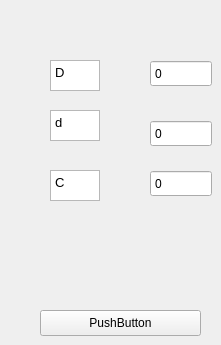
    <widget class="QWidget" name="Open_Belt">
     <widget class="QTextBrowser" name="htext_6">
      <property name="geometry">
       <rect>
        <x>50</x>
        <y>60</y>
        <width>50</width>
        <height>31</height>
       </rect>
      </property>
      <property name="styleSheet">
       <string notr="true">&lt;!DOCTYPE html&gt;
&lt;html lang=&quot;en&quot;&gt;
&lt;head&gt;
    &lt;meta charset=&quot;UTF-8&quot;&gt;
    &lt;meta name=&quot;viewport&quot; content=&quot;width=device-width, initial-scale=1.0&quot;&gt;
    &lt;title&gt;Styled Spinbox Example&lt;/title&gt;
    &lt;style&gt;
        body {
            font-family: Arial, sans-serif;
            background-color: #f4f4f4;
            display: flex;
            justify-content: center;
            align-items: center;
            height: 100vh;
        }
        .spinbox-container {
            display: flex;
            align-items: center;
            background-color: #ffffff;
            border: 2px solid #007bff;
            border-radius: 5px;
            overflow: hidden;
        }
        input[type=&quot;number&quot;] {
            width: 60px;
            border: none;
            text-align: center;
            padding: 10px;
            font-size: 16px;
        }
        button {
            background-color: #007bff;
            color: white;
            border: none;
            padding: 10px 15px;
            cursor: pointer;
        }
        button:hover {
            background-color: #0056b3;
        }
    &lt;/style&gt;
&lt;/head&gt;
&lt;body&gt;
    &lt;div class=&quot;spinbox-container&quot;&gt;
        &lt;button onclick=&quot;decrement()&quot;&gt;-&lt;/button&gt;
        &lt;input type=&quot;number&quot; id=&quot;spinbox&quot; value=&quot;0&quot; min=&quot;0&quot; max=&quot;100&quot; step=&quot;1&quot;&gt;
        &lt;button onclick=&quot;increment()&quot;&gt;+&lt;/button&gt;
    &lt;/div&gt;

    &lt;script&gt;
        function increment() {
            const spinbox = document.getElementById('spinbox');
            let value = parseInt(spinbox.value);
            if (value &lt; 100) {
                spinbox.value = value + 1;
            }
        }

        function decrement() {
            const spinbox = document.getElementById('spinbox');
            let value = parseInt(spinbox.value);
            if (value &gt; 0) {
                spinbox.value = value - 1;
            }
        }
    &lt;/script&gt;
&lt;/body&gt;
&lt;/html&gt;
</string>
      </property>
      <property name="html">
       <string>&lt;!DOCTYPE HTML PUBLIC &quot;-//W3C//DTD HTML 4.0//EN&quot; &quot;http://www.w3.org/TR/REC-html40/strict.dtd&quot;&gt;
&lt;html&gt;&lt;head&gt;&lt;meta name=&quot;qrichtext&quot; content=&quot;1&quot; /&gt;&lt;style type=&quot;text/css&quot;&gt;
p, li { white-space: pre-wrap; }
&lt;/style&gt;&lt;/head&gt;&lt;body style=&quot; font-family:'Ubuntu'; font-size:10pt; font-weight:400; font-style:normal;&quot;&gt;
&lt;p style=&quot; margin-top:0px; margin-bottom:0px; margin-left:0px; margin-right:0px; -qt-block-indent:0; text-indent:0px;&quot;&gt;D&lt;/p&gt;&lt;/body&gt;&lt;/html&gt;</string>
      </property>
     </widget>
     <widget class="QTextBrowser" name="htext_7">
      <property name="geometry">
       <rect>
        <x>50</x>
        <y>110</y>
        <width>50</width>
        <height>31</height>
       </rect>
      </property>
      <property name="styleSheet">
       <string notr="true">&lt;!DOCTYPE html&gt;
&lt;html lang=&quot;en&quot;&gt;
&lt;head&gt;
    &lt;meta charset=&quot;UTF-8&quot;&gt;
    &lt;meta name=&quot;viewport&quot; content=&quot;width=device-width, initial-scale=1.0&quot;&gt;
    &lt;title&gt;Styled Spinbox Example&lt;/title&gt;
    &lt;style&gt;
        body {
            font-family: Arial, sans-serif;
            background-color: #f4f4f4;
            display: flex;
            justify-content: center;
            align-items: center;
            height: 100vh;
        }
        .spinbox-container {
            display: flex;
            align-items: center;
            background-color: #ffffff;
            border: 2px solid #007bff;
            border-radius: 5px;
            overflow: hidden;
        }
        input[type=&quot;number&quot;] {
            width: 60px;
            border: none;
            text-align: center;
            padding: 10px;
            font-size: 16px;
        }
        button {
            background-color: #007bff;
            color: white;
            border: none;
            padding: 10px 15px;
            cursor: pointer;
        }
        button:hover {
            background-color: #0056b3;
        }
    &lt;/style&gt;
&lt;/head&gt;
&lt;body&gt;
    &lt;div class=&quot;spinbox-container&quot;&gt;
        &lt;button onclick=&quot;decrement()&quot;&gt;-&lt;/button&gt;
        &lt;input type=&quot;number&quot; id=&quot;spinbox&quot; value=&quot;0&quot; min=&quot;0&quot; max=&quot;100&quot; step=&quot;1&quot;&gt;
        &lt;button onclick=&quot;increment()&quot;&gt;+&lt;/button&gt;
    &lt;/div&gt;

    &lt;script&gt;
        function increment() {
            const spinbox = document.getElementById('spinbox');
            let value = parseInt(spinbox.value);
            if (value &lt; 100) {
                spinbox.value = value + 1;
            }
        }

        function decrement() {
            const spinbox = document.getElementById('spinbox');
            let value = parseInt(spinbox.value);
            if (value &gt; 0) {
                spinbox.value = value - 1;
            }
        }
    &lt;/script&gt;
&lt;/body&gt;
&lt;/html&gt;
</string>
      </property>
      <property name="html">
       <string>&lt;!DOCTYPE HTML PUBLIC &quot;-//W3C//DTD HTML 4.0//EN&quot; &quot;http://www.w3.org/TR/REC-html40/strict.dtd&quot;&gt;
&lt;html&gt;&lt;head&gt;&lt;meta name=&quot;qrichtext&quot; content=&quot;1&quot; /&gt;&lt;style type=&quot;text/css&quot;&gt;
p, li { white-space: pre-wrap; }
&lt;/style&gt;&lt;/head&gt;&lt;body style=&quot; font-family:'Ubuntu'; font-size:10pt; font-weight:400; font-style:normal;&quot;&gt;
&lt;p style=&quot; margin-top:0px; margin-bottom:0px; margin-left:0px; margin-right:0px; -qt-block-indent:0; text-indent:0px;&quot;&gt;d&lt;/p&gt;&lt;/body&gt;&lt;/html&gt;</string>
      </property>
     </widget>
     <widget class="QTextBrowser" name="htext_8">
      <property name="geometry">
       <rect>
        <x>50</x>
        <y>170</y>
        <width>50</width>
        <height>31</height>
       </rect>
      </property>
      <property name="styleSheet">
       <string notr="true">&lt;!DOCTYPE html&gt;
&lt;html lang=&quot;en&quot;&gt;
&lt;head&gt;
    &lt;meta charset=&quot;UTF-8&quot;&gt;
    &lt;meta name=&quot;viewport&quot; content=&quot;width=device-width, initial-scale=1.0&quot;&gt;
    &lt;title&gt;Styled Spinbox Example&lt;/title&gt;
    &lt;style&gt;
        body {
            font-family: Arial, sans-serif;
            background-color: #f4f4f4;
            display: flex;
            justify-content: center;
            align-items: center;
            height: 100vh;
        }
        .spinbox-container {
            display: flex;
            align-items: center;
            background-color: #ffffff;
            border: 2px solid #007bff;
            border-radius: 5px;
            overflow: hidden;
        }
        input[type=&quot;number&quot;] {
            width: 60px;
            border: none;
            text-align: center;
            padding: 10px;
            font-size: 16px;
        }
        button {
            background-color: #007bff;
            color: white;
            border: none;
            padding: 10px 15px;
            cursor: pointer;
        }
        button:hover {
            background-color: #0056b3;
        }
    &lt;/style&gt;
&lt;/head&gt;
&lt;body&gt;
    &lt;div class=&quot;spinbox-container&quot;&gt;
        &lt;button onclick=&quot;decrement()&quot;&gt;-&lt;/button&gt;
        &lt;input type=&quot;number&quot; id=&quot;spinbox&quot; value=&quot;0&quot; min=&quot;0&quot; max=&quot;100&quot; step=&quot;1&quot;&gt;
        &lt;button onclick=&quot;increment()&quot;&gt;+&lt;/button&gt;
    &lt;/div&gt;

    &lt;script&gt;
        function increment() {
            const spinbox = document.getElementById('spinbox');
            let value = parseInt(spinbox.value);
            if (value &lt; 100) {
                spinbox.value = value + 1;
            }
        }

        function decrement() {
            const spinbox = document.getElementById('spinbox');
            let value = parseInt(spinbox.value);
            if (value &gt; 0) {
                spinbox.value = value - 1;
            }
        }
    &lt;/script&gt;
&lt;/body&gt;
&lt;/html&gt;
</string>
      </property>
      <property name="html">
       <string>&lt;!DOCTYPE HTML PUBLIC &quot;-//W3C//DTD HTML 4.0//EN&quot; &quot;http://www.w3.org/TR/REC-html40/strict.dtd&quot;&gt;
&lt;html&gt;&lt;head&gt;&lt;meta name=&quot;qrichtext&quot; content=&quot;1&quot; /&gt;&lt;style type=&quot;text/css&quot;&gt;
p, li { white-space: pre-wrap; }
&lt;/style&gt;&lt;/head&gt;&lt;body style=&quot; font-family:'Ubuntu'; font-size:10pt; font-weight:400; font-style:normal;&quot;&gt;
&lt;p style=&quot; margin-top:0px; margin-bottom:0px; margin-left:0px; margin-right:0px; -qt-block-indent:0; text-indent:0px;&quot;&gt;C&lt;/p&gt;&lt;/body&gt;&lt;/html&gt;</string>
      </property>
     </widget>
     <widget class="QDoubleSpinBox" name="DdoubleSpinBox_2">
      <property name="geometry">
       <rect>
        <x>150</x>
        <y>60</y>
        <width>62</width>
        <height>27</height>
       </rect>
      </property>
      <property name="buttonSymbols">
       <enum>QAbstractSpinBox::NoButtons</enum>
      </property>
      <property name="specialValueText">
       <string>0</string>
      </property>
      <property name="decimals">
       <number>3</number>
      </property>
      <property name="minimum">
       <double>-1000000000000.000000000000000</double>
      </property>
      <property name="maximum">
       <double>1000000000000.000000000000000</double>
      </property>
      <property name="value">
       <double>-1000000000000.000000000000000</double>
      </property>
     </widget>
     <widget class="QDoubleSpinBox" name="DdoubleSpinBox_3">
      <property name="geometry">
       <rect>
        <x>150</x>
        <y>170</y>
        <width>62</width>
        <height>27</height>
       </rect>
      </property>
      <property name="buttonSymbols">
       <enum>QAbstractSpinBox::NoButtons</enum>
      </property>
      <property name="specialValueText">
       <string>0</string>
      </property>
      <property name="decimals">
       <number>3</number>
      </property>
      <property name="minimum">
       <double>-1000000000000.000000000000000</double>
      </property>
      <property name="maximum">
       <double>1000000000000.000000000000000</double>
      </property>
      <property name="value">
       <double>-1000000000000.000000000000000</double>
      </property>
     </widget>
     <widget class="QDoubleSpinBox" name="DdoubleSpinBox_4">
      <property name="geometry">
       <rect>
        <x>150</x>
        <y>120</y>
        <width>62</width>
        <height>27</height>
       </rect>
      </property>
      <property name="buttonSymbols">
       <enum>QAbstractSpinBox::NoButtons</enum>
      </property>
      <property name="specialValueText">
       <string>0</string>
      </property>
      <property name="decimals">
       <number>3</number>
      </property>
      <property name="minimum">
       <double>-1000000000000.000000000000000</double>
      </property>
      <property name="maximum">
       <double>1000000000000.000000000000000</double>
      </property>
      <property name="value">
       <double>-1000000000000.000000000000000</double>
      </property>
     </widget>
     <widget class="QPushButton" name="pushButton_3">
      <property name="geometry">
       <rect>
        <x>40</x>
        <y>310</y>
        <width>161</width>
        <height>26</height>
       </rect>
      </property>
      <property name="text">
       <string>PushButton</string>
      </property>
     </widget>
    </widget>
